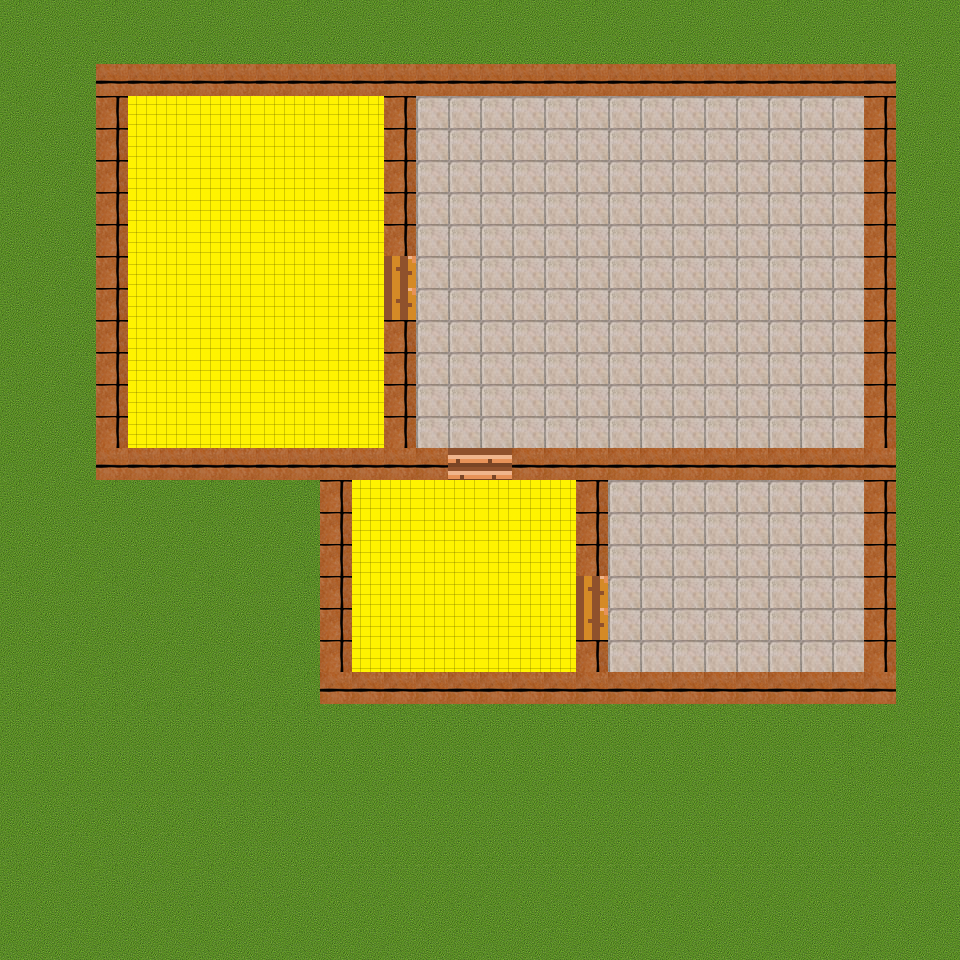

A level layout from a 2D game, rendered from its tile map. Below: a short description, then the map file with tile-grid data replaced by summaries:
An orthogonal 30x30 tile map with 32x32 px tiles, 1 tile layer (Capa de Patrones 1), 5 tilesets.

<map version="1.0" orientation="orthogonal" renderorder="right-down" width="30" height="30" tilewidth="32" tileheight="32">
 <tileset firstgid="1" name="Hierba" tilewidth="32" tileheight="32">
  <image source="hierba.png" width="100" height="100" />
 </tileset>
 <tileset firstgid="10" name="Pared" tilewidth="32" tileheight="32">
  <image source="pared.png" width="300" height="300" />
  <tile id="0">
   <properties>
    <property name="colision" value="true" />
   </properties>
  </tile>
  <tile id="1">
   <properties>
    <property name="colision" value="true" />
   </properties>
  </tile>
  <tile id="2">
   <properties>
    <property name="colision" value="true" />
   </properties>
  </tile>
  <tile id="3">
   <properties>
    <property name="colision" value="true" />
   </properties>
  </tile>
  <tile id="4">
   <properties>
    <property name="colision" value="true" />
   </properties>
  </tile>
  <tile id="5">
   <properties>
    <property name="colision" value="true" />
   </properties>
  </tile>
  <tile id="6">
   <properties>
    <property name="colision" value="true" />
   </properties>
  </tile>
  <tile id="7">
   <properties>
    <property name="colision" value="true" />
   </properties>
  </tile>
  <tile id="8">
   <properties>
    <property name="colision" value="true" />
   </properties>
  </tile>
  <tile id="9">
   <properties>
    <property name="colision" value="true" />
   </properties>
  </tile>
  <tile id="10">
   <properties>
    <property name="colision" value="true" />
   </properties>
  </tile>
  <tile id="11">
   <properties>
    <property name="colision" value="true" />
   </properties>
  </tile>
  <tile id="12">
   <properties>
    <property name="colision" value="true" />
   </properties>
  </tile>
  <tile id="13">
   <properties>
    <property name="colision" value="true" />
   </properties>
  </tile>
  <tile id="14">
   <properties>
    <property name="colision" value="true" />
   </properties>
  </tile>
  <tile id="15">
   <properties>
    <property name="colision" value="true" />
   </properties>
  </tile>
  <tile id="16">
   <properties>
    <property name="colision" value="true" />
   </properties>
  </tile>
  <tile id="17">
   <properties>
    <property name="colision" value="true" />
   </properties>
  </tile>
  <tile id="18">
   <properties>
    <property name="colision" value="true" />
   </properties>
  </tile>
  <tile id="19">
   <properties>
    <property name="colision" value="true" />
   </properties>
  </tile>
  <tile id="20">
   <properties>
    <property name="colision" value="true" />
   </properties>
  </tile>
  <tile id="21">
   <properties>
    <property name="colision" value="true" />
   </properties>
  </tile>
  <tile id="22">
   <properties>
    <property name="colision" value="true" />
   </properties>
  </tile>
  <tile id="23">
   <properties>
    <property name="colision" value="true" />
   </properties>
  </tile>
  <tile id="24">
   <properties>
    <property name="colision" value="true" />
   </properties>
  </tile>
  <tile id="25">
   <properties>
    <property name="colision" value="true" />
   </properties>
  </tile>
  <tile id="26">
   <properties>
    <property name="colision" value="true" />
   </properties>
  </tile>
  <tile id="27">
   <properties>
    <property name="colision" value="true" />
   </properties>
  </tile>
  <tile id="28">
   <properties>
    <property name="colision" value="true" />
   </properties>
  </tile>
  <tile id="29">
   <properties>
    <property name="colision" value="true" />
   </properties>
  </tile>
  <tile id="30">
   <properties>
    <property name="colision" value="true" />
   </properties>
  </tile>
  <tile id="31">
   <properties>
    <property name="colision" value="true" />
   </properties>
  </tile>
  <tile id="32">
   <properties>
    <property name="colision" value="true" />
   </properties>
  </tile>
  <tile id="33">
   <properties>
    <property name="colision" value="true" />
   </properties>
  </tile>
  <tile id="34">
   <properties>
    <property name="colision" value="true" />
   </properties>
  </tile>
  <tile id="35">
   <properties>
    <property name="colision" value="true" />
   </properties>
  </tile>
  <tile id="36">
   <properties>
    <property name="colision" value="true" />
   </properties>
  </tile>
  <tile id="37">
   <properties>
    <property name="colision" value="true" />
   </properties>
  </tile>
  <tile id="38">
   <properties>
    <property name="colision" value="true" />
   </properties>
  </tile>
  <tile id="39">
   <properties>
    <property name="colision" value="true" />
   </properties>
  </tile>
  <tile id="40">
   <properties>
    <property name="colision" value="true" />
   </properties>
  </tile>
  <tile id="41">
   <properties>
    <property name="colision" value="true" />
   </properties>
  </tile>
  <tile id="42">
   <properties>
    <property name="colision" value="true" />
   </properties>
  </tile>
  <tile id="43">
   <properties>
    <property name="colision" value="true" />
   </properties>
  </tile>
  <tile id="44">
   <properties>
    <property name="colision" value="true" />
   </properties>
  </tile>
  <tile id="45">
   <properties>
    <property name="colision" value="true" />
   </properties>
  </tile>
  <tile id="46">
   <properties>
    <property name="colision" value="true" />
   </properties>
  </tile>
  <tile id="47">
   <properties>
    <property name="colision" value="true" />
   </properties>
  </tile>
  <tile id="48">
   <properties>
    <property name="colision" value="true" />
   </properties>
  </tile>
  <tile id="49">
   <properties>
    <property name="colision" value="true" />
   </properties>
  </tile>
  <tile id="50">
   <properties>
    <property name="colision" value="true" />
   </properties>
  </tile>
  <tile id="51">
   <properties>
    <property name="colision" value="true" />
   </properties>
  </tile>
  <tile id="52">
   <properties>
    <property name="colision" value="true" />
   </properties>
  </tile>
  <tile id="53">
   <properties>
    <property name="colision" value="true" />
   </properties>
  </tile>
  <tile id="54">
   <properties>
    <property name="colision" value="true" />
   </properties>
  </tile>
  <tile id="55">
   <properties>
    <property name="colision" value="true" />
   </properties>
  </tile>
  <tile id="56">
   <properties>
    <property name="colision" value="true" />
   </properties>
  </tile>
  <tile id="57">
   <properties>
    <property name="colision" value="true" />
   </properties>
  </tile>
  <tile id="58">
   <properties>
    <property name="colision" value="true" />
   </properties>
  </tile>
  <tile id="59">
   <properties>
    <property name="colision" value="true" />
   </properties>
  </tile>
  <tile id="60">
   <properties>
    <property name="colision" value="true" />
   </properties>
  </tile>
  <tile id="61">
   <properties>
    <property name="colision" value="true" />
   </properties>
  </tile>
  <tile id="62">
   <properties>
    <property name="colision" value="true" />
   </properties>
  </tile>
  <tile id="63">
   <properties>
    <property name="colision" value="true" />
   </properties>
  </tile>
  <tile id="64">
   <properties>
    <property name="colision" value="true" />
   </properties>
  </tile>
  <tile id="65">
   <properties>
    <property name="colision" value="true" />
   </properties>
  </tile>
  <tile id="66">
   <properties>
    <property name="colision" value="true" />
   </properties>
  </tile>
  <tile id="67">
   <properties>
    <property name="colision" value="true" />
   </properties>
  </tile>
  <tile id="68">
   <properties>
    <property name="colision" value="true" />
   </properties>
  </tile>
  <tile id="69">
   <properties>
    <property name="colision" value="true" />
   </properties>
  </tile>
  <tile id="70">
   <properties>
    <property name="colision" value="true" />
   </properties>
  </tile>
  <tile id="71">
   <properties>
    <property name="colision" value="true" />
   </properties>
  </tile>
  <tile id="72">
   <properties>
    <property name="colision" value="true" />
   </properties>
  </tile>
  <tile id="73">
   <properties>
    <property name="colision" value="true" />
   </properties>
  </tile>
  <tile id="74">
   <properties>
    <property name="colision" value="true" />
   </properties>
  </tile>
  <tile id="75">
   <properties>
    <property name="colision" value="true" />
   </properties>
  </tile>
  <tile id="76">
   <properties>
    <property name="colision" value="true" />
   </properties>
  </tile>
  <tile id="77">
   <properties>
    <property name="colision" value="true" />
   </properties>
  </tile>
  <tile id="78">
   <properties>
    <property name="colision" value="true" />
   </properties>
  </tile>
  <tile id="79">
   <properties>
    <property name="colision" value="true" />
   </properties>
  </tile>
  <tile id="80">
   <properties>
    <property name="colision" value="true" />
   </properties>
  </tile>
 </tileset>
 <tileset firstgid="91" name="Puerta Auto" tilewidth="32" tileheight="32">
  <image source="puertautomatica.png" width="130" height="91" />
  <tile id="5">
   <properties>
    <property name="inversa" value="true" />
   </properties>
  </tile>
  <tile id="6">
   <properties>
    <property name="inversa" value="true" />
   </properties>
  </tile>
 </tileset>
 <tileset firstgid="99" name="Suelo" tilewidth="32" tileheight="32">
  <image source="suelo.jpg" width="375" height="375" />
 </tileset>
 <tileset firstgid="220" name="Puerta" tilewidth="32" tileheight="32">
  <image source="puerta.png" width="127" height="128" />
 </tileset>
 <layer name="Capa de Patrones 1" width="30" height="30">
  <data>[900 cells, 900 non-empty, 17 distinct tile ids]</data>
 </layer>
</map>
